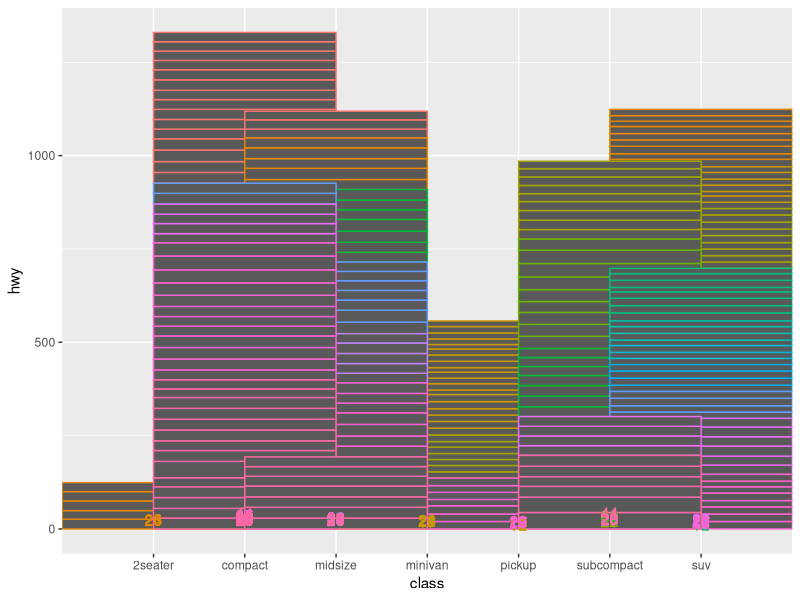
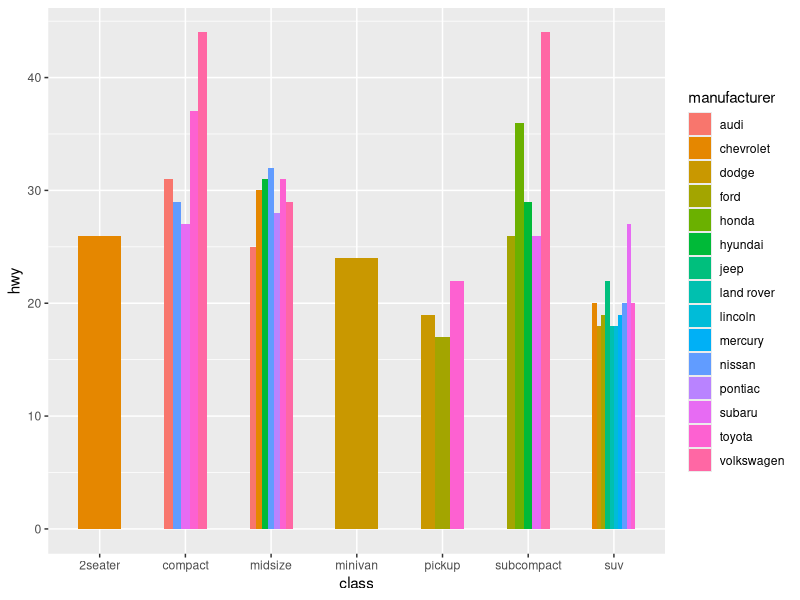

Recreate these plots in R, in order.
## ---- chunk 1
library(tidyverse)
## ---- chunk 2
ggplot(data = mpg, aes(x = class, y = hwy, color = manufacturer)) +
  geom_bar(stat = 'identity', width = 2)+
  geom_text(aes(label=hwy)) +
  theme(legend.position = 'none')
## ---- chunk 3
ggplot(data = mpg, aes(x = class, y = hwy, fill = manufacturer)) +
  geom_bar(stat = 'identity', width = 0.5, position=position_dodge()) 
 
